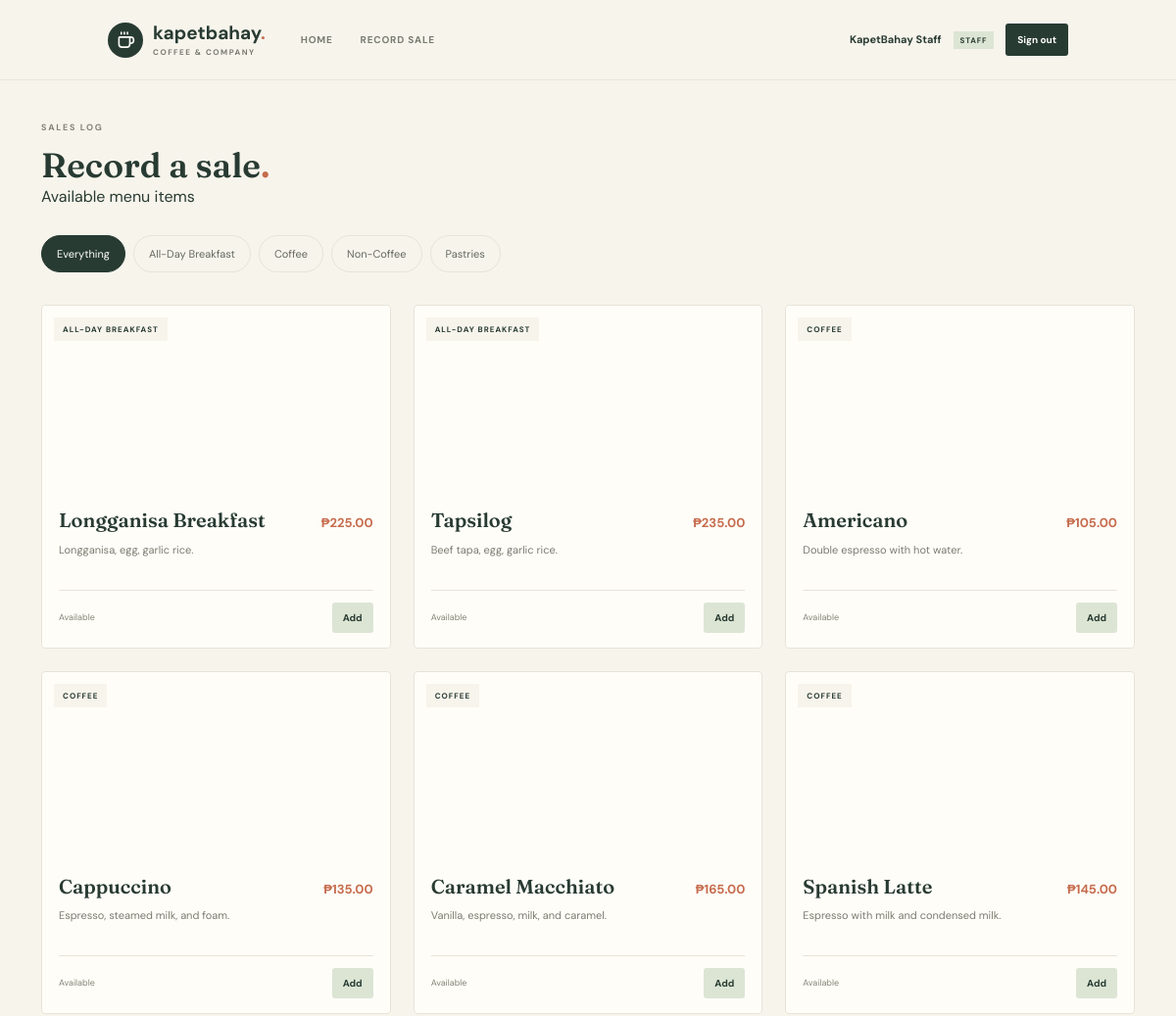
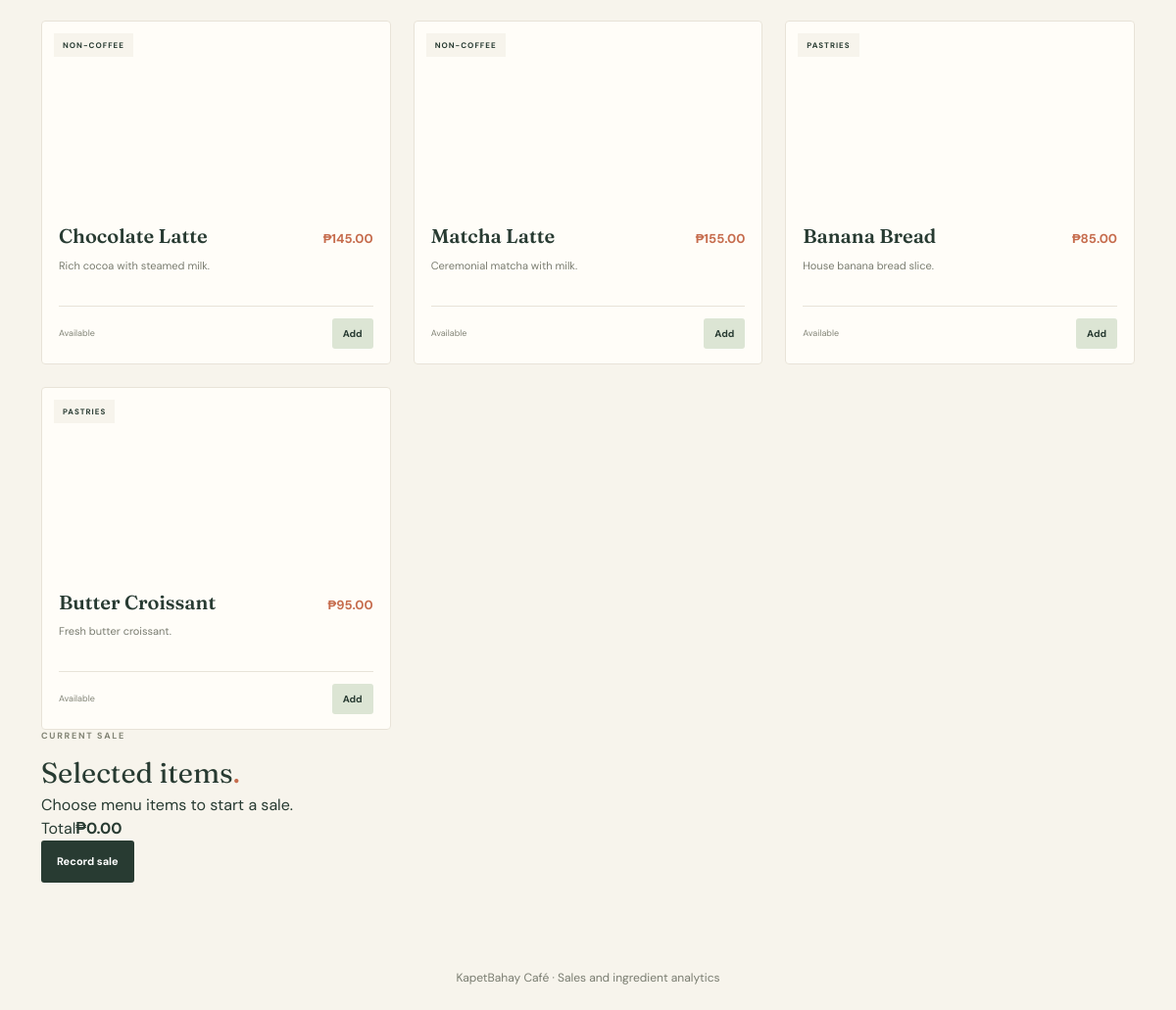
The app's page /staff/sales.php (signed in) with its own data (2 pictures, top to bottom).
### tables this page shows
CREATE TABLE menu_items (
    id INT UNSIGNED AUTO_INCREMENT PRIMARY KEY,
    category_id INT UNSIGNED NOT NULL,
    name VARCHAR(150) NOT NULL,
    description TEXT NULL,
    price DECIMAL(10,2) NOT NULL,
    is_available TINYINT(1) NOT NULL DEFAULT 1,
    is_archived TINYINT(1) NOT NULL DEFAULT 0,
    image_url VARCHAR(255) NULL,
    CONSTRAINT fk_menu_items_category FOREIGN KEY (category_id) REFERENCES categories(id) ON DELETE RESTRICT,
    INDEX idx_menu_items_category (category_id),
    INDEX idx_menu_items_active (is_archived, is_available)
);

CREATE TABLE categories (
    id INT UNSIGNED AUTO_INCREMENT PRIMARY KEY,
    name VARCHAR(100) NOT NULL,
    is_archived TINYINT(1) NOT NULL DEFAULT 0,
    INDEX idx_categories_archived (is_archived)
);

### includes/helpers.php (called while the page is built, shortened)
<?php
function e(?string $value): string
{
    return htmlspecialchars((string) $value, ENT_QUOTES, 'UTF-8');
}
function peso(float|string $amount): string
{
    return '₱' . number_format((float) $amount, 2);
}

### includes/auth.php (called while the page is built, shortened)
<?php
require_once __DIR__ . '/helpers.php';
function is_logged_in(): bool
{
    return isset($_SESSION['user_id'], $_SESSION['user_role']);
}
function current_user(): ?array
{
    return [
        'id' => (int) $_SESSION['user_id'],
        'name' => (string) ($_SESSION['user_name'] ?? ''),
        'role' => (string) $_SESSION['user_role'],
    ];
}

### staff/sales.php (the view, shortened to what this page needs)
<?php
require_once __DIR__ . '/../includes/auth.php';
$statement = $pdo->query('SELECT m.id, m.name, m.description, m.price, m.image_url, c.id AS category_id, c.name AS category_name FROM menu_items m INNER JOIN categories c ON c.id = m.category_id WHERE m.is_available = 1 AND m.is_archived = 0 AND c.is_archived = 0 ORDER BY c.name, m.name');
$menuItems = $statement->fetchAll();
$categories = [];
foreach ($menuItems as $menuItem) {
    $categories[(int) $menuItem['category_id']] = (string) $menuItem['category_name'];
}
require __DIR__ . '/../includes/header.php';
?>
<main class="app-owner-page app-sales-page">
    <div class="menu-heading">
        <div><span class="eyebrow">SALES LOG</span><h2>Record a sale<span>.</span></h2></div>
    </div>
    <div class="app-sales-layout">
        <section class="app-sales-menu" aria-labelledby="sale-menu-heading">
            <h3 id="sale-menu-heading" class="app-visually-hidden">Available menu items</h3>
            <nav class="category-row" aria-label="Filter menu categories">
                <button class="category-pill active" type="button" data-category-filter="all" aria-pressed="true">Everything</button>
                <?php foreach ($categories as $categoryId => $categoryName): ?>
                    <button class="category-pill" type="button" data-category-filter="<?= (int) $categoryId ?>" aria-pressed="false"><?= e($categoryName) ?></button>
                <?php endforeach; ?>
            </nav>
            <div class="product-grid" id="sale-menu-grid">
                <?php foreach ($menuItems as $menuItem): ?>
                    <article class="product-card" data-category-id="<?= (int) $menuItem['category_id'] ?>">
                        <div class="product-photo app-sales-photo"<?php if (!empty($menuItem['image_url'])): ?> style="background-image: url('<?= e((string) $menuItem['image_url']) ?>')"<?php endif; ?>><span class="product-tag"><?= e((string) $menuItem['category_name']) ?></span></div>
                        <div class="product-body">
                            <div class="product-title-row"><h3><?= e((string) $menuItem['name']) ?></h3><span class="product-price"><?= e(peso((string) $menuItem['price'])) ?></span></div>
                            <p><?= e((string) ($menuItem['description'] ?: 'Made fresh for the sale log.')) ?></p>
                            <div class="product-bottom"><small>Available</small><button class="add-button" type="button" data-add-item data-item-id="<?= (int) $menuItem['id'] ?>" data-item-name="<?= e((string) $menuItem['name']) ?>" data-item-price="<?= e((string) $menuItem['price']) ?>">Add</button></div>
                        </div>
                    </article>
                <?php endforeach; ?>
            </div>
        </section>
        <aside class="app-sale-panel" aria-labelledby="sale-list-heading">
            <div class="app-sale-panel-heading"><div><span class="eyebrow">CURRENT SALE</span><h3 id="sale-list-heading">Selected items<span>.</span></h3></div></div>
            <form method="post" id="sale-form">
                <p id="sale-empty" class="app-sale-empty">Choose menu items to start a sale.</p>
                <div class="app-sale-total"><span>Total</span><strong id="sale-total"><?= e(peso('0')) ?></strong></div>
                <button id="record-sale-button" class="primary-button app-record-sale-button" type="submit" disabled>Record sale</button>
            </form>
        </aside>
    </div>
</main>
<?php require __DIR__ . '/../includes/footer.php'; ?>

### includes/header.php (shortened to what this page needs)
<?php
$viewer = function_exists('current_user') ? current_user() : null;
$theme = $viewer !== null ? 'owner' : 'staff';
$navigation = [
    ['label' => 'Home', 'path' => '/index.php', 'roles' => ['owner', 'staff']],
    ['label' => 'Menu', 'path' => '/owner/menu.php', 'roles' => ['owner']],
    ['label' => 'Categories', 'path' => '/owner/categories.php', 'roles' => ['owner']],
    ['label' => 'Ingredients', 'path' => '/owner/ingredients.php', 'roles' => ['owner']],
    ['label' => 'Recipes', 'path' => '/owner/recipes.php', 'roles' => ['owner']],
    ['label' => 'Record sale', 'path' => '/staff/sales.php', 'roles' => ['owner', 'staff']],
    ['label' => 'Dashboard', 'path' => '/analytics/dashboard.php', 'roles' => ['owner']],
    ['label' => 'Trends', 'path' => '/analytics/trends.php', 'roles' => ['owner']],
];
$current_path = parse_url($_SERVER['REQUEST_URI'] ?? '/', PHP_URL_PATH) ?: '/';
?>
<!doctype html>
<html lang="en">
<head>
    <script src="https://cdn.tailwindcss.com"></script>
    <link href="<?= e(BASE_URL) ?>/assets/css/<?= e($theme) ?>.css" rel="stylesheet">
    <link href="<?= e(BASE_URL) ?>/assets/css/app.css" rel="stylesheet">
</head>
<body>
<?php if ($viewer !== null): ?>
<header class="site-header">
    <div class="app-header-inner">
        <a class="brand" href="<?= e(BASE_URL) ?>/index.php" aria-label="KapetBahay home"><span class="brand-mark"><i data-lucide="coffee" aria-hidden="true"></i></span><span>kapetbahay<span class="brand-dot">.</span><small>COFFEE &amp; COMPANY</small></span></a>
        <nav class="app-navigation" aria-label="Primary navigation">
            <?php foreach ($navigation as $item): ?>
                <?php if (in_array($viewer['role'], $item['roles'], true)): ?>
                    <?php $is_current = $current_path === BASE_URL . $item['path'] || ($item['path'] === '/index.php' && rtrim($current_path, '/') === rtrim(BASE_URL, '/')); ?>
                    <a class="app-navigation-link<?= $is_current ? ' app-navigation-link-current' : '' ?>" href="<?= e(BASE_URL . $item['path']) ?>"<?= $is_current ? ' aria-current="page"' : '' ?>><?= e($item['label']) ?></a>
                <?php endif; ?>
            <?php endforeach; ?>
        </nav>
        <div class="app-user-actions">
            <span class="app-user-name"><?= e($viewer['name']) ?></span>
            <span class="app-role-badge"><?= e(ucfirst($viewer['role'])) ?></span>
            <form method="post" action="<?= e(BASE_URL) ?>/auth/logout.php"><input type="hidden" name="csrf_token" value="<?= e(csrf_token()) ?>"><button class="app-signout-button" type="submit">Sign out</button></form>
        </div>
    </div>
</header>
<?php endif; ?>

### includes/footer.php (shortened to what this page needs)
<?php if (function_exists('current_user') && current_user() !== null): ?>
<footer class="app-footer">KapetBahay Café · Sales and ingredient analytics</footer>
<?php endif; ?>
</body>
</html>

### assets/css/owner.css (style rules this page uses)
:root { --cream:#f7f4ec;--paper:#fffdf8;--ink:#283b32;--muted:#797c70;--espresso:#563c2e;--terracotta:#c66c4d;--sage:#dce5d4;--line:#e8e3d8;--serif:'Fraunces',Georgia,serif;--sans:'DM Sans',sans-serif }
* { box-sizing:border-box }
html { scroll-behavior:smooth }
body { margin:0;background:var(--cream);color:var(--ink);font-family:var(--sans);-webkit-font-smoothing:antialiased }
button,input,select { font:inherit }
button { cursor:pointer }
.site-header { height:82px;position:sticky;top:0;z-index:10;background:rgba(247,244,236,.94);backdrop-filter:blur(14px);border-bottom:1px solid rgba(40,59,50,.08);display:flex;align-items:center;justify-content:space-between;padding:0 max(calc((100vw - 1180px)/2),6.5%) }
.brand { display:flex;align-items:center;gap:10px;color:var(--ink);font-weight:700;font-size:19px;line-height:1;text-decoration:none;letter-spacing:0 }
.brand-mark { width:36px;height:36px;border-radius:50%;display:grid;place-items:center;color:var(--paper);background:var(--ink) }
.brand-mark svg { width:19px }
.brand small { display:block;color:var(--muted);font-size:8px;letter-spacing:1.5px;margin-top:6px;font-weight:700 }
.brand-dot,.menu-heading h2 span,.drawer-heading h2 span,.success-dialog h2 span { color:var(--terracotta) }
.eyebrow { font-size:9px;letter-spacing:1.7px;font-weight:700;color:#828475;display:flex;align-items:center;gap:9px }
.menu-heading { display:flex;align-items:end;justify-content:space-between }
.menu-heading h2,.drawer-heading h2,.success-dialog h2 { font-family:var(--serif);font-size:35px;line-height:1.15;font-weight:600;letter-spacing:0;margin:11px 0 0 }
.category-row { display:flex;gap:8px;margin:27px 0 28px;overflow-x:auto;scrollbar-width:none;padding:0 0 5px }
.category-pill { flex:none;display:flex;gap:9px;align-items:center;border:1px solid var(--line);border-radius:99px;padding:10px 15px;background:transparent;color:#656a60;font-size:11px;transition:background .2s,color .2s,border-color .2s }
.category-pill.active { background:var(--ink);border-color:var(--ink);color:white }
.product-grid { display:grid;grid-template-columns:repeat(3,minmax(0,1fr));gap:23px }
.product-card { background:var(--paper);border:1px solid var(--line);border-radius:4px;overflow:hidden;min-width:0;animation:rise-in .35s both }
.product-photo { height:190px;background-position:center;background-size:cover;position:relative }
.product-tag { position:absolute;left:12px;top:12px;background:var(--cream);padding:6px 9px;text-transform:uppercase;font-size:8px;letter-spacing:1px;font-weight:700;color:var(--ink) }
.product-body { padding:17px 17px 15px }
.product-title-row { display:flex;justify-content:space-between;gap:10px;align-items:baseline }
.product-title-row h3 { font-family:var(--serif);font-weight:600;font-size:20px;margin:0;line-height:1.2 }
.product-price { font-size:13px;color:var(--terracotta);font-weight:700;white-space:nowrap }
.product-body p { font-size:11px;line-height:1.65;color:var(--muted);min-height:36px;margin:8px 0 14px }
.product-bottom { display:flex;align-items:center;justify-content:space-between;border-top:1px solid var(--line);padding-top:12px }
.product-bottom small { font-size:9px;color:#838578 }
.add-button { display:flex;gap:7px;align-items:center;background:var(--sage);border:0;border-radius:3px;padding:8px 11px;color:var(--ink);font-size:10px;font-weight:700 }
.primary-button { border:0;background:var(--ink);color:white;padding:13px 16px;border-radius:3px;display:flex;justify-content:space-between;align-items:center;gap:12px;font-size:11px;font-weight:700;transition:background .2s }

### records on screen
menu_items: category.name "ALL-DAY BREAKFAST", name "Longganisa Breakfast", price "₱225.00", description "Longganisa, egg, garlic rice."
menu_items: category.name "ALL-DAY BREAKFAST", name "Tapsilog", price "₱235.00", description "Beef tapa, egg, garlic rice."
menu_items: category.name "COFFEE", name "Americano", price "₱105.00", description "Double espresso with hot water."
menu_items: category.name "COFFEE", name "Cappuccino", price "₱135.00", description "Espresso, steamed milk, and foam."
menu_items: category.name "COFFEE", name "Caramel Macchiato", price "₱165.00", description "Vanilla, espresso, milk, and caramel."
menu_items: category.name "COFFEE", name "Spanish Latte", price "₱145.00", description "Espresso with milk and condensed milk."
menu_items: category.name "NON-COFFEE", name "Chocolate Latte", price "₱145.00", description "Rich cocoa with steamed milk."
menu_items: category.name "NON-COFFEE", name "Matcha Latte", price "₱155.00", description "Ceremonial matcha with milk."
menu_items: category.name "PASTRIES", name "Banana Bread", price "₱85.00", description "House banana bread slice."
menu_items: category.name "PASTRIES", name "Butter Croissant", price "₱95.00", description "Fresh butter croissant."

### other values on screen
$item['label'] "HOME"
$item['label'] "RECORD SALE"
$viewer['name'] "KapetBahay Staff"
$viewer['role'] "STAFF"
$categoryName "All-Day Breakfast"
$categoryName "Coffee"
$categoryName "Non-Coffee"
$categoryName "Pastries"
peso('0') "₱0.00"
